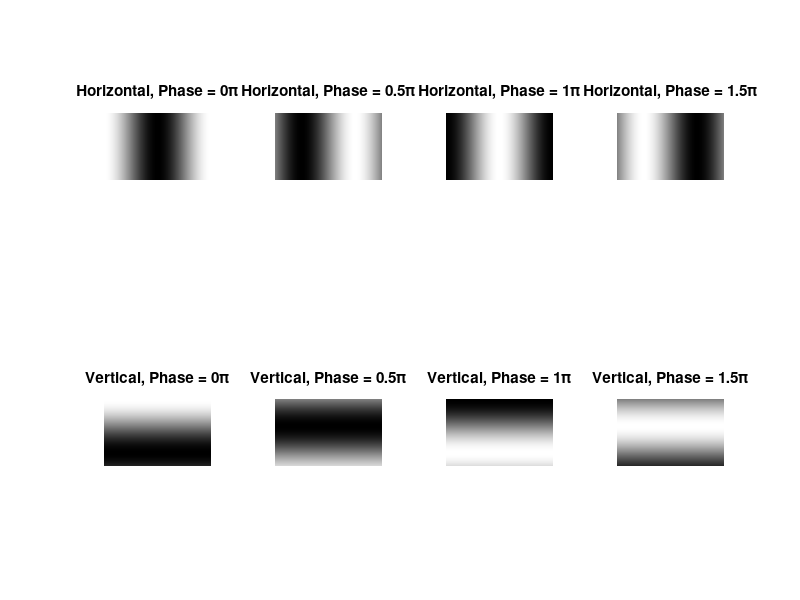

Recreate this plot in MATLAB.
%Makenzie Adcock
%SOLAR LAB, Deflectometry

clear;
close all;
clc;

%Fringe Generation
%define screen size
imageWidth = 1920;
imageHeight = 1200;
L = max(imageWidth, imageHeight);

%create grid that matches screen size
x = 0:(imageWidth - 1);
y = 0:(imageHeight - 1);

%use X for horizontal, Y for vertical
[X, Y] = meshgrid(x, y);

%generate image
phaseShifts = [0, pi/2, pi, 3*pi/2];
patterns = cell(1, 8);

for k = 1:4

    phaseShift = phaseShifts(k);

    % First four patterns: intensity varies with X
    patterns{k} = 0.5 * (1 + cos(2*pi*X/L + phaseShift));

    % Next four patterns: intensity varies with Y
    patterns{k+4} = 0.5 * (1 + cos(2*pi*Y/L + phaseShift));

end

%display image
figure;

for k = 1:8
    subplot(2, 4, k);

    imagesc(patterns{k}, [0 1]);
    colormap(gray(256));
    axis image off;

    %label
    if k <= 4
        orientation = 'Horizontal';
        phaseIndex = k;
    else
        orientation = 'Vertical';
        phaseIndex = k - 4;
    end

    title(sprintf('%s, Phase = %g\\pi', orientation, phaseShifts(phaseIndex)/pi));

end
